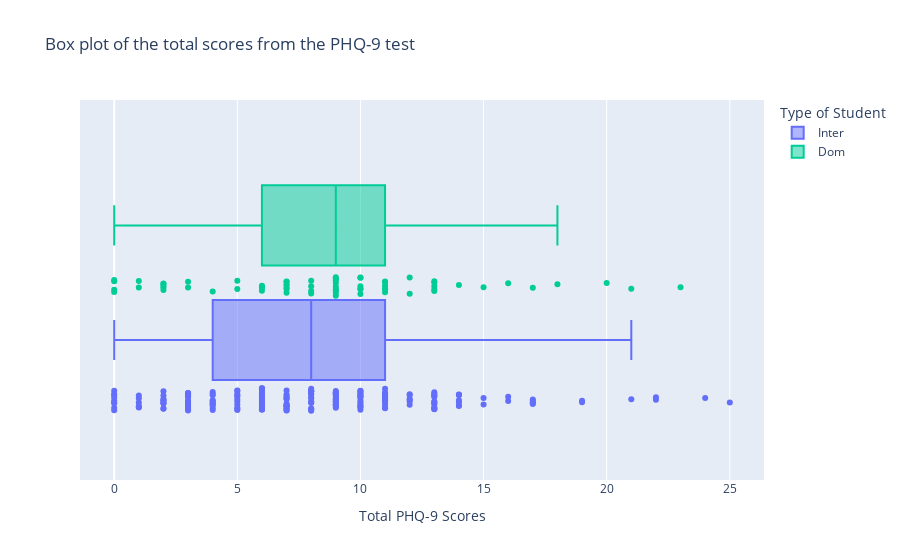

Notebook cell for this chart:
### Markdown cell above
### Box Plots

### Code cell
# Create the box plot figure
fig = px.box(

# Select the dataframe
    data_frame=data, 

# Select the column you want to visualize
    x="ToDep", 
    
# Select the additional column to determine different groups of data    
    color="inter_dom", 

# Select the additional column to determine what information is shown when you hover over the plot
    hover_data=["Age"],

# Select the option to view all data points
    points="all",

# Clean up the labels
    title="Box plot of the total scores from the PHQ-9 test",
    labels={"inter_dom":"Type of Student", "ToDep":"Total PHQ-9 Scores"})

# Show the figure
fig.show()

### Figure 1 — Plotly figure (JSON) as saved in the notebook; plotly's stock layout.template omitted (floating-point values rounded to 4 significant figures; data arrays with more than 128 entries replaced by an {"elided": "..."} marker saying what was removed)
{"data": [{"alignmentgroup": "True", "boxpoints": "all", "customdata": {"elided": "201x1 int values"}, "hovertemplate": "Type of Student=Inter<br>Total PHQ-9 Scores=%{x}<br>Age=%{customdata[0]}<extra></extra>", "legendgroup": "Inter", "marker": {"color": "#636efa"}, "name": "Inter", "notched": false, "offsetgroup": "Inter", "orientation": "h", "showlegend": true, "type": "box", "x": {"elided": "201 int values"}, "x0": " ", "xaxis": "x", "y0": " ", "yaxis": "y"}, {"alignmentgroup": "True", "boxpoints": "all", "customdata": [[null], [null], [null], [null], [null], [null], [null], [null], [null], [null], [null], [null], [null], [null], [null], [null], [null], [null]], "hovertemplate": "Type of Student=<br>Total PHQ-9 Scores=%{x}<br>Age=%{customdata[0]}<extra></extra>", "legendgroup": "", "marker": {"color": "#EF553B"}, "name": "", "notched": false, "offsetgroup": "", "orientation": "h", "showlegend": false, "type": "box", "x": [null, null, null, null, null, null, null, null, null, null, null, null, null, null, null, null, null, null], "x0": " ", "xaxis": "x", "y0": " ", "yaxis": "y"}, {"alignmentgroup": "True", "boxpoints": "all", "customdata": [[27], [18], [21], [20], [21], [20], [18], [22], [22], [20], [21], [21], [20], [21], [21], [20], [21], [21], [22], [21], [21], [19], [23], [18], [18], [18], [18], [18], [20], [20], [19], [20], [21], [23], [20], [21], [19], [20], [20], [21], [20], [19], [20], [20], [19], [24], [22], [21], [19], [23], [23], [21], [18], [21], [22], [20], [19], [18], [19], [20], [21], [22], [21], [22], [19], [19], [20]], "hovertemplate": "Type of Student=Dom<br>Total PHQ-9 Scores=%{x}<br>Age=%{customdata[0]}<extra></extra>", "legendgroup": "Dom", "marker": {"color": "#00cc96"}, "name": "Dom", "notched": false, "offsetgroup": "Dom", "orientation": "h", "showlegend": true, "type": "box", "x": [12, 9, 7, 3, 10, 6, 6, 0, 13, 9, 7, 20, 21, 23, 2, 13, 7, 11, 5, 1, 8, 8, 11, 11, 0, 8, 16, 7, 2, 14, 9, 10, 15, 10, 12, 11, 11, 10, 3, 4, 18, 9, 5, 2, 7, 10, 7, 6, 9, 2, 13, 10, 9, 6, 0, 13, 9, 9, 17, 13, 0, 11, 8, 2, 9, 1, 7], "x0": " ", "xaxis": "x", "y0": " ", "yaxis": "y"}], "layout": {"boxmode": "group", "legend": {"title": {"text": "Type of Student"}, "tracegroupgap": 0}, "title": {"text": "Box plot of the total scores from the PHQ-9 test"}, "xaxis": {"anchor": "y", "domain": [0, 1], "title": {"text": "Total PHQ-9 Scores"}}, "yaxis": {"anchor": "x", "domain": [0, 1]}}}
